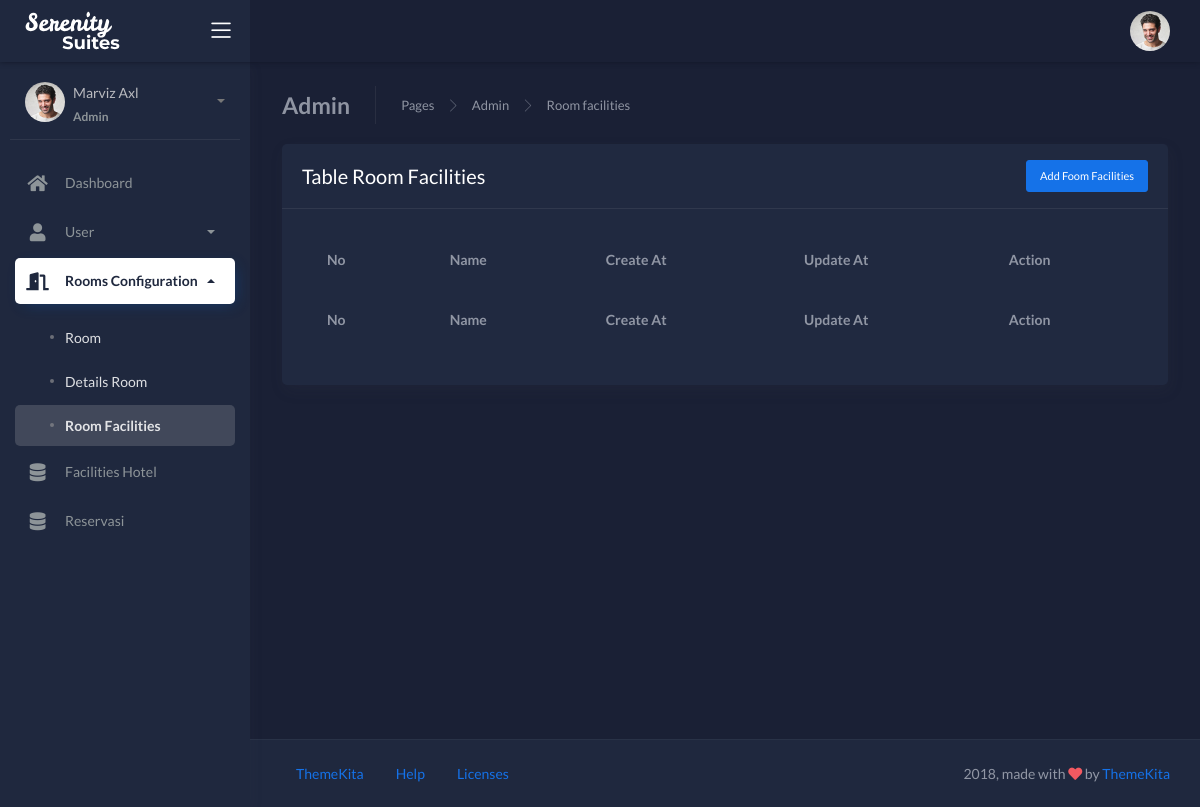
Page /admin/room_facilities (signed in) on the earlier database version.
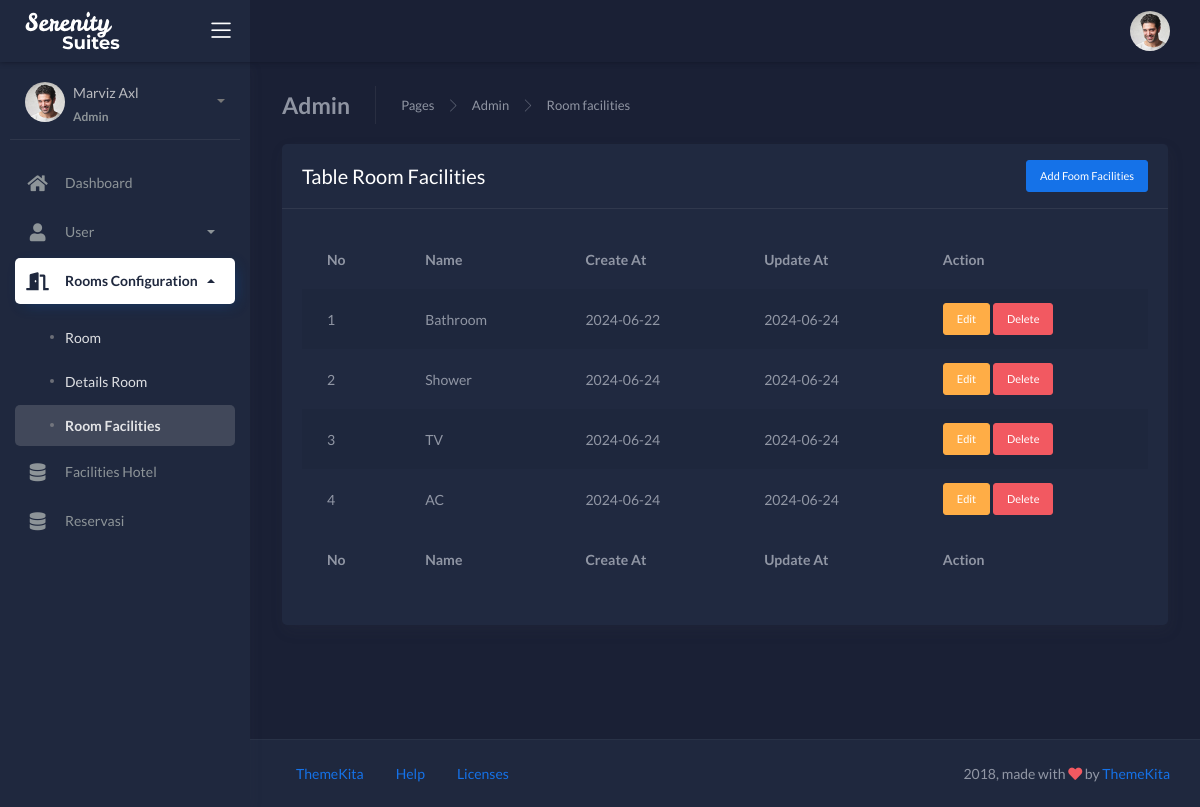
Same page on the later database version.
### tables this page shows
CREATE TABLE `roomfacilities` (
  `id` bigint(20) NOT NULL,
  `name` text DEFAULT NULL,
  `createdAt` date DEFAULT NULL,
  `updatedAt` date DEFAULT NULL
);

### app/core/Controller.php (called while the page is built, shortened)
<?php
class Controller
{
    public function view_admin(string $view, array $data = []): void
    {
        require 'app/views/admin/layouts/header.php';
        require 'app/views/' . $view . '.php';
        require 'app/views/admin/layouts/footer.php';
    }
    public function model(string | object $model): object
    {
        return new $model;
    }
}

### app/controllers/Admin.php (called while the page is built, shortened)
<?php
class Admin extends Controller
{
    private string $room_facilities_model = 'rooms_facilities_model';
    public function room_facilities(): void
    {
        $data = array(
            'title' => 'Room Facilities',
            'room_facilities' => $this->model($this->room_facilities_model)->getAllRoomFacilities()
        );
        $this->view_admin('admin/room_facilities', $data);
    }
}

### app/core/App.php (called while the page is built, shortened)
<?php
class App
{
    protected object | string $controller = 'Home';
    protected $method = 'index';
    protected array $params = [];
    public function __construct()
    {
        $url = $this->parseUrl();
        if (file_exists('app/controllers/' . $url[0] . '.php')) {
            $this->controller = $url[0];
            unset($url[0]);
        }
        $this->controller = new $this->controller;
        if (isset($url[1])) {
            if (method_exists($this->controller, $url[1])) {
                $this->method = $url[1];
            }
        }
        call_user_func_array([$this->controller, $this->method], $this->params);
    }
    public function parseUrl()
    {
        if (isset($_GET['url'])) {
            $url = rtrim($_GET['url'], '/');
            $url = filter_var($url, FILTER_SANITIZE_URL);
            $url = explode('/', $url);
            return $url;
        } else {
            $url = [$this->controller];
            return $url;
        }
    }
}

### index.php (called while the page is built, shortened)
<?php
$App = new App;

### app/core/Database.php (called while the page is built, shortened)
<?php
class Database
{
    private string $host = DB_HOST;
    private string $user = DB_USER;
    private string $pass = DB_PASS;
    private string $name = DB_NAME;
    private PDO $database_handle;
    private mixed $statement;
    public function __construct()
    {
        $database_source_name = 'mysql:host=' . $this->host . ';dbname=' . $this->name;
        $username = $this->user;
        $password = $this->pass;
        $option = [
            PDO::ATTR_PERSISTENT => true,
            PDO::ATTR_ERRMODE => PDO::ERRMODE_EXCEPTION
        ];
        try {
            $this->database_handle = new PDO($database_source_name, $username, $password, $option);
        } catch (PDOException $e) {
            die("Connection failed: " . $e->getMessage());
        }
    }
    public function query(string $query): void
    {
        $this->statement = $this->database_handle->prepare($query);
    }
    public function execute(): void
    {
        $this->statement->execute();
    }
    public function resultSet(): array
    {
        $this->execute();
        return $this->statement->fetchAll(PDO::FETCH_OBJ);
    }
}

### app/models/Rooms_Facilities_model.php (called while the page is built, shortened)
<?php
class Rooms_Facilities_model
{
    private $table = 'roomfacilities';
    private $db;
    public function __construct()
    {
        $this->db = new Database;
    }
    public function getAllRoomFacilities(): array
    {
        $this->db->query('SELECT * FROM ' . $this->table);
        return $this->db->resultSet();
    }
}

### app/views/admin/room_facilities.php (the view, shortened to what the changed rows need)
<div class="wrapper">
    <div class="main-panel">
        <div class="content">
            <div class="page-inner">
                <div class="row">
                    <div class="col-md-12">
                        <div class="card">
                            <div class="card-body">
                                <div class="table-responsive">
                                    <table id="basic-datatables" class="display table table-striped table-hover">
                                        <thead>
                                            <tr>
                                                <th>No</th>
                                                <th>Name</th>
                                                <th>Create At</th>
                                                <th>Update At</th>
                                                <th>Action</th>
                                            </tr>
                                        </thead>
                                        <tfoot>
                                            <tr>
                                                <th>No</th>
                                                <th>Name</th>
                                                <th>Create At</th>
                                                <th>Update At</th>
                                                <th>Action</th>
                                            </tr>
                                        </tfoot>
                                        <tbody>
                                            <?php
                                            $no = 1;
                                            foreach ($data["room_facilities"] as $room_facilities) :
                                            ?>
                                                <tr>
                                                    <td><?= $no++; ?></td>
                                                    <td><?= $room_facilities->name; ?></td>
                                                    <td><?= $room_facilities->createdAt; ?></td>
                                                    <td><?= $room_facilities->updatedAt; ?></td>
                                                    <td>
                                                        <button type="button" class="btn btn-sm btn-warning" data-bs-toggle="modal" data-bs-target="#updateModalRoomFacilities<?= $room_facilities->id; ?>">Edit</button>
                                                        <button type="button" class="btn btn-sm btn-danger" data-bs-toggle="modal" data-bs-target="#deleteModal<?= $room_facilities->id; ?>">Delete</button>
                                                    </td>
                                                </tr>
                                            <?php endforeach; ?>
                                        </tbody>
                                    </table>
                                </div>
                            </div>
                        </div>
                    </div>
                </div>
            </div>
        </div>
    </div>
</div>

Differences in the rows shown:
added roomfacilities: name "Bathroom", createdAt "2024-06-22", updatedAt "2024-06-24"
added roomfacilities: name "Shower", createdAt "2024-06-24", updatedAt "2024-06-24"
added roomfacilities: name "TV", createdAt "2024-06-24", updatedAt "2024-06-24"
added roomfacilities: name "AC", createdAt "2024-06-24", updatedAt "2024-06-24"
